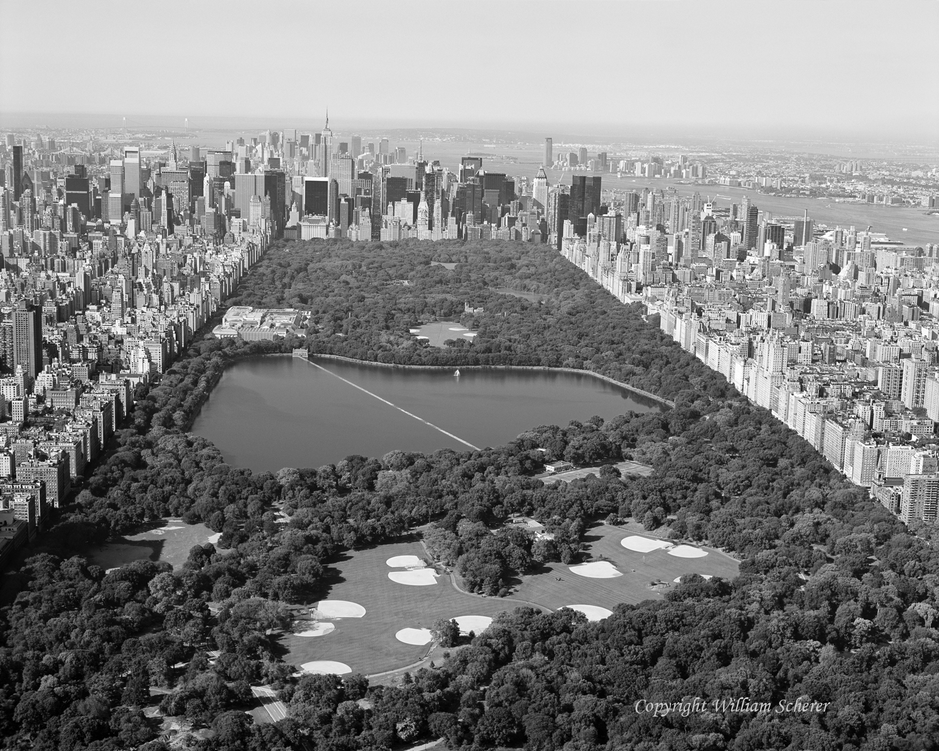
%> input picture P2/material/ny_gray.png, 939 x 751 px, shrunk from 1500 x 1200 before the run
$ octave ejercicio2b.m   (GNU Octave 9; MATLAB toolbox functions it lacks are replaced by stand-ins)
%> lines starting %> are read from the running program, lines starting %| are printed output that depends on the picture
### P2/getEnergia.m
function [ E ] = getEnergia( ima )
%GETENERGIA Summary of this function goes here
%   Detailed explanation goes here
    E = sum(double(ima(:)).^2);
end

### P2/ejercicio2b.m
clc, close all, clear all;
ima = double(imread('ny_gray.png'));
%> ima: size 751x939 double; min 0, max 255, mean 126.8; mean of the top-left, top-right, bottom-left and bottom-right quarters 161.1, 179.3, 78.3, 88.5
addpath('autoevaluacion');

% Roberts
s = [1 0; 0 -1];
s2 = [0 1; -1 0];

FX = imfilter(ima,s);
FY = imfilter(ima,s2);
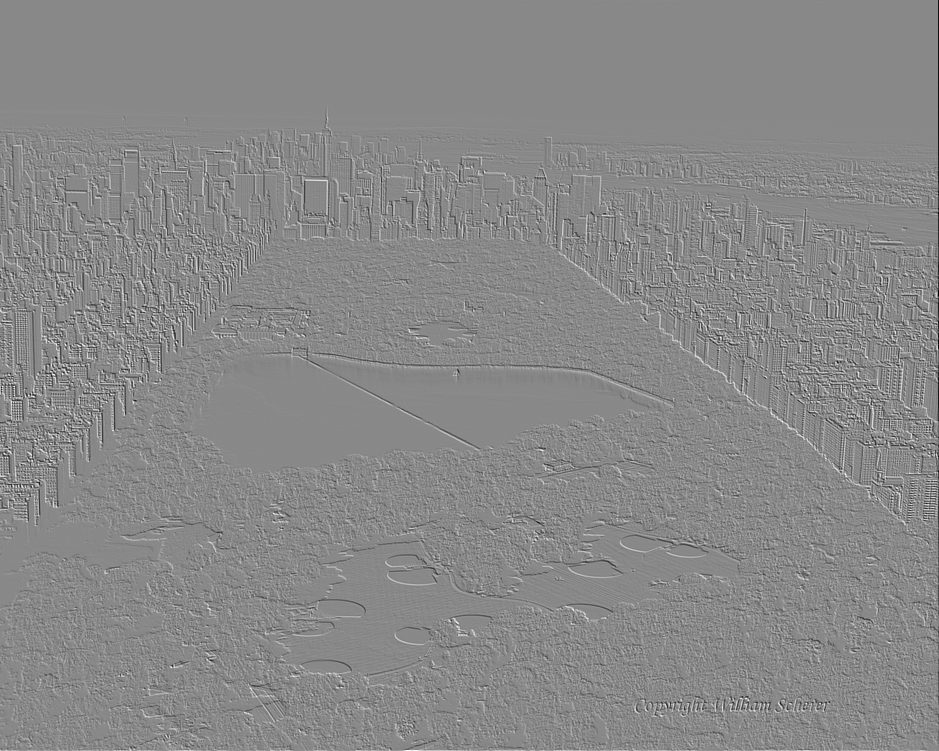
%> FY: size 751x939 double; min -254, max 220, mean 0.2; drawn with min black and max white
F = sqrt(FX.^2 + FY.^2);
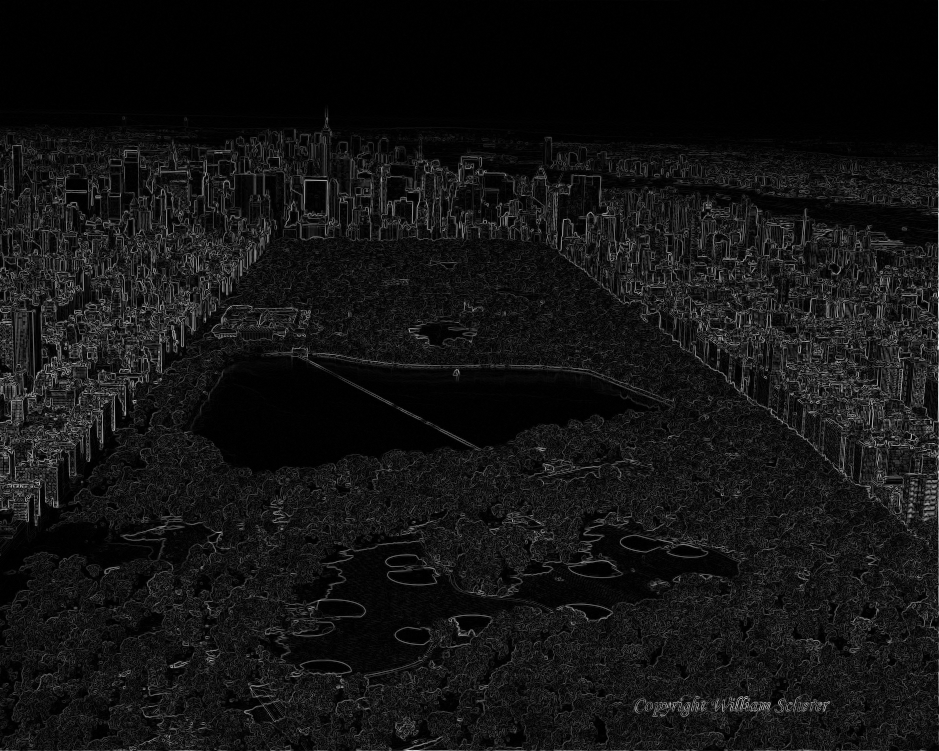
%> F: size 751x939 double; min 0, max 355, mean 27; drawn with min black and max white

subplot(3,3,1);
E = getEnergia(ima);
%> in getEnergia, `E = sum(double(ima(:)).^2);`: E = 14606559528
%> E = 14606559528
imshow(uint8(ima));
title(sprintf('Original E=%g', E));

subplot(3,3,2);

ima_res_roberts = (F)/(max(F(:)) - min(F(:)));
E = getEnergia(ima_res_roberts);
%> E = 9364.5
imshow(ima_res_roberts);
title(sprintf('Resultado Roberts 0-1 E=%g', E));

subplot(3,3,4);
imagesc(uint8(FX));
E = getEnergia(FX);
%> E = 605111886
title(sprintf('Roberts FX E=%g', E));

subplot(3,3,5);
imagesc(uint8(FY));
E = getEnergia(FY);
%> E = 574847568
title(sprintf('Roberts FY E=%g', E));

subplot(3,3,6);
imagesc(uint8(F));
E = getEnergia(F);
%> E = 1179959454
title(sprintf('Roberts F E=%g', E));


% Sobel
s = [1 2 1; 0 0 0; -1 -2 -1]/8;
s2 = [-1 -2 -1; 0 0 0; 1 2 1]'/8;

FX = imfilter(ima,s);
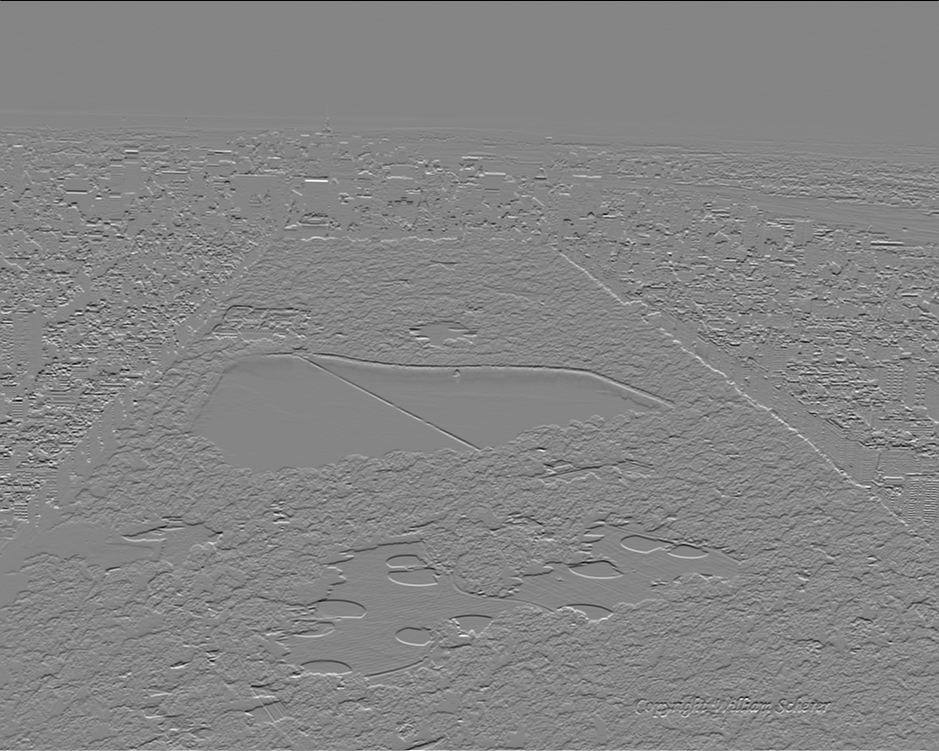
%> FX: size 751x939 double; min -113, max 103.6, mean 0.1; drawn with min black and max white
FY = imfilter(ima,s2);
F = sqrt(FX.^2 + FY.^2);
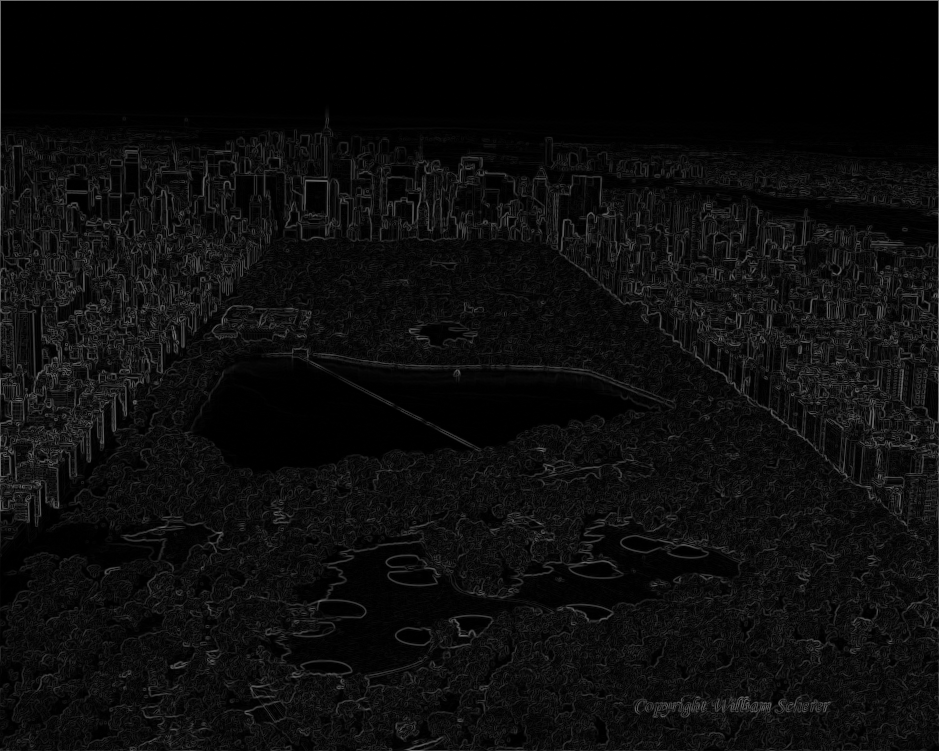
%> F: size 751x939 double; min 0, max 123.9, mean 12.8

subplot(3,3,3);

ima_res_sobel = (F)/(max(F(:)) - min(F(:)));%Estirado(F/255, 0, 1);
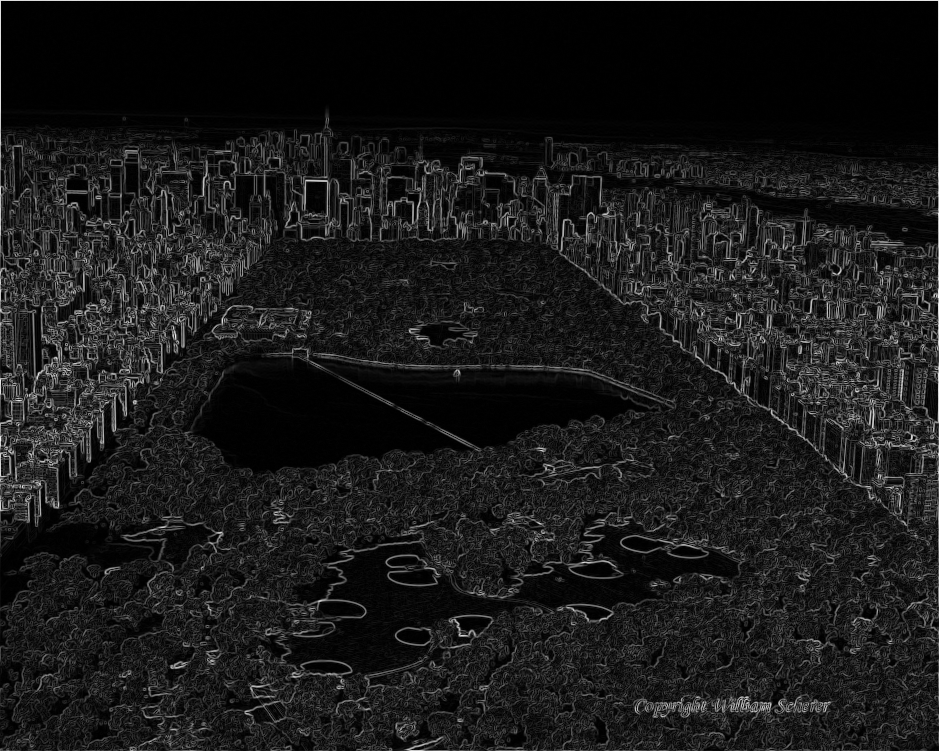
%> ima_res_sobel: size 751x939 double; min 0, max 1, mean 0.103
E = getEnergia(ima_res_sobel);
%> E = 17210.8
imshow(ima_res_sobel);
title(sprintf('Resultado Sobel 0-1 E=%g', E));

subplot(3,3,7);
imagesc(uint8(FX));
E = getEnergia(FX);
%> E = 130345937.2
title(sprintf('Sobel FX E=%g', E));

subplot(3,3,8);
imagesc(uint8(FY));
E = getEnergia(FY);
%> E = 133974011
title(sprintf('Sobel FY E=%g', E));

subplot(3,3,9);
imagesc(uint8(F));
E = getEnergia(F);
%> E = 264319948.2
title(sprintf('Sobel F E=%g', E));
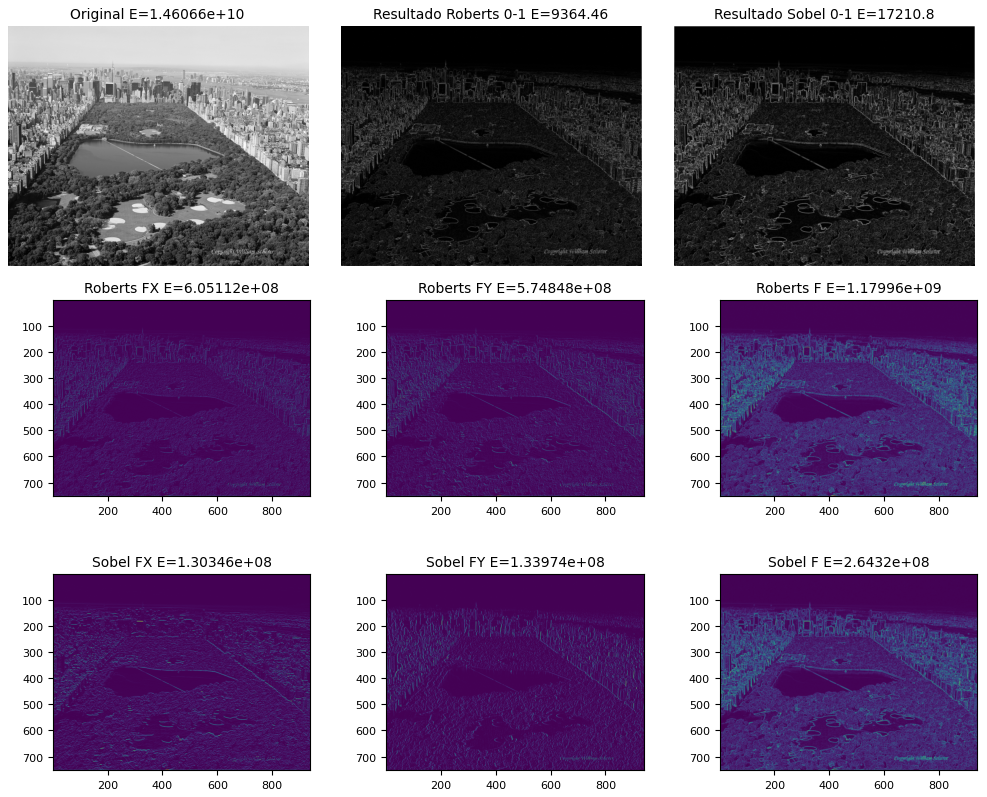
%> figure redrawn from the program's plot data, 9 panels
